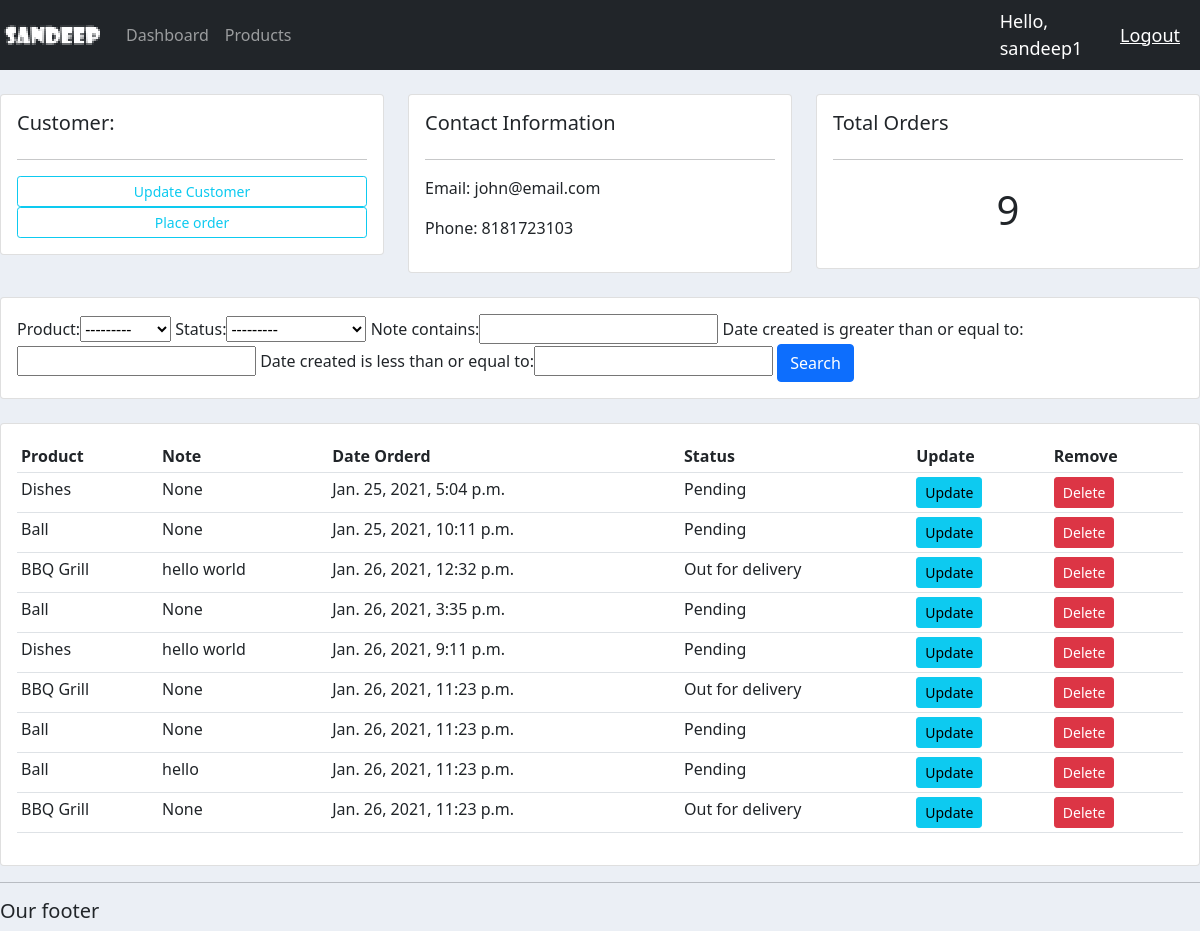
The app's page /customer/1/ (signed in) with its own data.
### accounts/models.py (models this page shows, shortened)
class Customer(models.Model):
    user = models.OneToOneField(User, null=True, on_delete=models.CASCADE)
    name = models.CharField(max_length=200, null=True)
    phone = models.CharField(max_length=200, null=True)
    email = models.CharField(max_length=200, null=True)
    profile_pic = models.ImageField(null=True, blank=True)
    date_created = models.DateTimeField(auto_now_add=True, null=True)

class Order(models.Model):
    STATUS = (
            ('Pending', 'Pending'),
            ('Out for delivery', 'Out for delivery'),
            ('Delivered', 'Delivered'),
    )
    customer = models.ForeignKey(Customer, null=True, on_delete=models.SET_NULL)
    product = models.ForeignKey(Product, null=True, on_delete=models.SET_NULL)
    date_created = models.DateTimeField(auto_now_add=True, null=True)
    status = models.CharField(max_length=200, null=True, choices=STATUS)
    note = models.CharField(max_length=1000, null=True)

class Product(models.Model):
    CATEGORY = (
            ('Indoor', 'Indoor'),
            ('Out Door', 'Out Door'),
    )
    name = models.CharField(max_length=200, null=True)
    price = models.FloatField(null=True)
    category = models.CharField(max_length=200, null=True, choices=CATEGORY)
    description = models.CharField(max_length=200, null=True, blank = True)
    date_created = models.DateTimeField(auto_now_add=True, null=True)
    tags = models.ManyToManyField(Tag)
    def __str__(self):
        return self.name

### accounts/decorators.py (the view)
        def wrapper_func(request, *args, **kwargs):
            group = None
            if request.user.groups.exists():
                print(request.user.groups)
                group = request.user.groups.all()[0].name
            print(request.user.groups.all()[0].name)
            if group in allowed_roles:
                return view_func(request, *args, **kwargs)
            else:
                return HttpResponse('You are not authorized to access this page')
            print('Working:', allowed_roles)
            return view_func(request, *args, **kwargs)

### accounts/views.py (called while the page is built)
@login_required(login_url='login')
@allowed_users(allowed_roles=['admin'])
def customer(request, pk_test):
    customer = Customer.objects.get(id=pk_test)
    orders = customer.order_set.all()
    order_count = orders.count()
    myFilter = OrderFilter(request.GET, queryset=orders)
    orders = myFilter.qs
    context = {'customer':customer, 'orders':orders, 'order_count':order_count, 'myFilter':myFilter}
    return render(request, 'accounts/customer.html', context)

### accounts/templates/accounts/customer.html
{% extends 'accounts/main.html' %}
{% block content %}
	<br>
<div class="row">
	<div class="col-md">
		<div class="card card-body">
			<h5>Customer:</h5>
			<hr>
			<a class="btn btn-outline-info  btn-sm btn-block" href="">Update Customer</a>
			<a class="btn btn-outline-info  btn-sm btn-block" href="{% url 'create_order' customer.id %}">Place order</a>
		</div>
	</div>
	<div class="col-md">
		<div class="card card-body">
			<h5>Contact Information</h5>
			<hr>
			<p>Email: {{customer.email}}</p>
			<p>Phone: {{customer.phone}}</p>
		</div>
	</div>
	<div class="col-md">
		<div class="card card-body">
			<h5>Total Orders</h5>
			<hr>
			<h1 style="text-align: center;padding: 10px">{{order_count}}</h1></h1>
		</div>
	</div>
</div>
<br>
<div class="row">
	<div class="col">
		<div class="card card-body">
			<form method="get">
			{{myFilter.form}}
		    <button class="btn btn-primary" type="submit">Search</button>
		  </form>
		</div>
	</div>
</div>
<br>
<div class="row">
	<div class="col-md">
		<div class="card card-body">
			<table class="table table-sm">
				<tr>
					<th>Product</th>
					<th>Note</th>
					<th>Date Orderd</th>
					<th>Status</th>
					<th>Update</th>
					<th>Remove</th>
				</tr>
				{% for order in orders %}
				<tr>
					<td>{{order.product}}</td>
					<td>{{order.note}}</td>
					<td>{{order.date_created}}</td>
					<td>{{order.status}}</td>
					<td><a class="btn btn-sm btn-info" href="{% url 'update_order' order.id %}">Update</a></td>
					<td><a class="btn btn-sm btn-danger" href="{% url 'delete_order' order.id %}">Delete</a></td>
				</tr>
				{% endfor %}
			</table>
		</div>
	</div>
</div>
{% endblock %}

### accounts/templates/accounts/navbar.html (shortened to what this page needs)
{% load static %}
<nav class="navbar navbar-expand-lg navbar-dark bg-dark">
  <img src="{% static '/images/logo.png' %}" alt="">
  <div class="container-fluid">
    <div class="collapse navbar-collapse" id="navbarNav">
      <ul class="navbar-nav">
        {% if request.user.is_staff %}
        <li class="nav-item">
          <a class="nav-link" href="{% url 'home' %}">Dashboard</a>
        </li>
        <li class="nav-item">
          <a class="nav-link" href="{% url 'products' %}">Products</a>
        </li>
        {% endif %}
      </ul>
    </div>
  </div>
  <span class ="hello-msg">Hello, {{request.user}} </span>
  <span><a class ="hello-msg" href="{% url 'logout' %}">Logout</a></span>
</nav>

### static/css/main.css (style rules this page uses)
body { background-color: #ebeff5; }

### accounts/templates/accounts/navbar.html (style rules this page uses)
.hello-msg { font-size: 18px; color: #fff; margin-right:20px; }

### records on screen
Customer: email "john@email.com", phone "8181723103"
Order: product "Dishes", note "None", date_created "Jan. 25, 2021, 5:04 p.m.", status "Pending"
Order: product "Ball", note "None", date_created "Jan. 25, 2021, 10:11 p.m.", status "Pending"
Order: product "BBQ Grill", note "hello world", date_created "Jan. 26, 2021, 12:32 p.m.", status "Out for delivery"
Order: product "Ball", note "None", date_created "Jan. 26, 2021, 3:35 p.m.", status "Pending"
Order: product "Dishes", note "hello world", date_created "Jan. 26, 2021, 9:11 p.m.", status "Pending"
Order: product "BBQ Grill", note "None", date_created "Jan. 26, 2021, 11:23 p.m.", status "Out for delivery"
Order: product "Ball", note "None", date_created "Jan. 26, 2021, 11:23 p.m.", status "Pending"
Order: product "Ball", note "hello", date_created "Jan. 26, 2021, 11:23 p.m.", status "Pending"
Order: product "BBQ Grill", note "None", date_created "Jan. 26, 2021, 11:23 p.m.", status "Out for delivery"

### other values on screen
{{ request.user }} "sandeep1"
{{ order_count }} "9"
